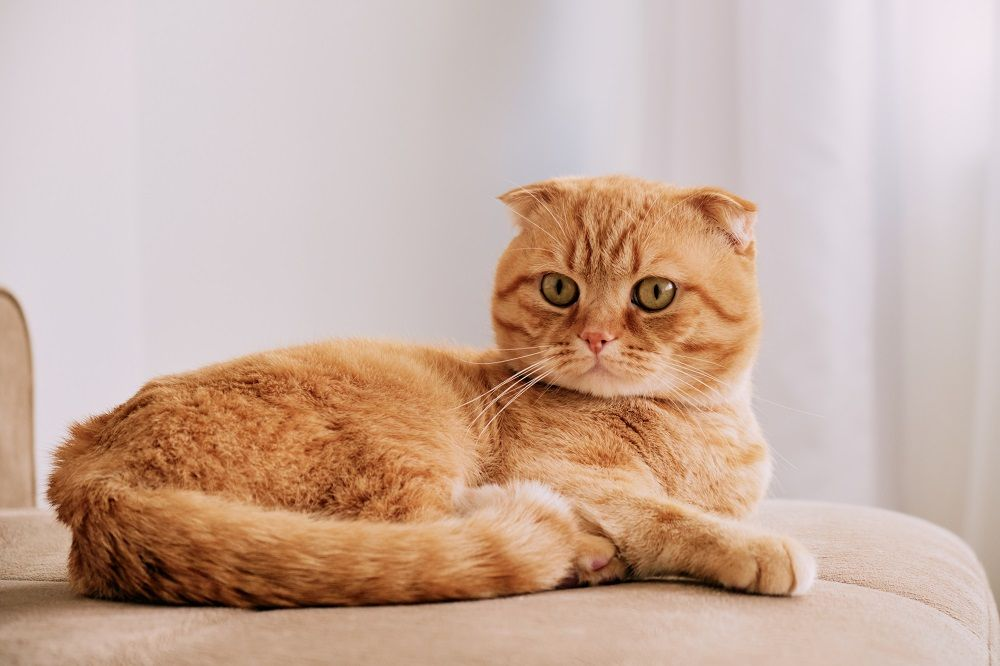
#> input picture kitten.jpg, 1000 x 666 px
$ python masking.py
#> lines starting #> are read from the running program, lines starting #| are printed output that depends on the picture; after the words box and inside, x2 and y2 are one past the last pixel; in counts of white or black regions, pixels touching at a corner belong together
import cv2 as cv
import numpy as np

# Masking
# It allows us to focus on certain parts of an image that we'd like to focus on

img = cv.imread("kitten.jpg")
#> img is the input picture: shape (666, 1000, 3); mean B, G, R 160.3, 174.6, 201.5
cv.imshow('Kitten', img)

blank = np.zeros(img.shape[:2], dtype='uint8')      # img.shape[:2] => give the height and width of image
# The dimensions of the mask have to be the same size as that of the image
# otherwise it doesn't work
cv.imshow("Blank Image", blank)

# draw a circle over this blank image and we're gonna call it mask
mask = cv.circle(blank, (img.shape[1]//2 + 95, img.shape[0]//2 - 25 ), 100, 255, -1)
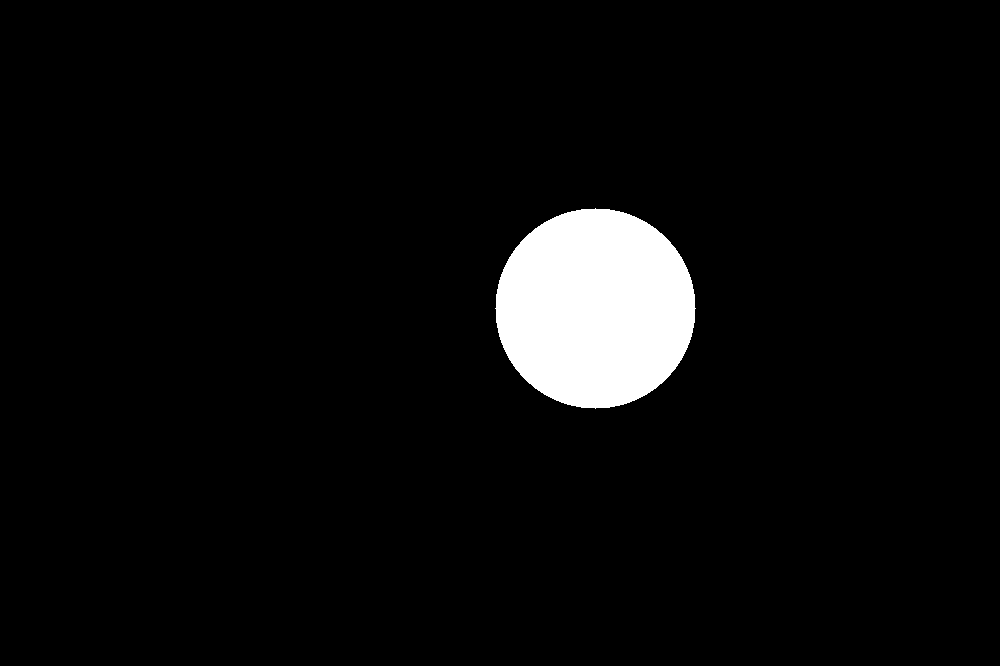
#> blank: shape (666, 1000); 4.7% white; 1 white region, box (x1, y1, x2, y2) and area: (495, 208, 696, 409) 31417
# color => 255 (binary)
cv.imshow("Mask", mask)

masked = cv.bitwise_and(img, img, mask = mask)      # RHS mask=> the circle image on blank
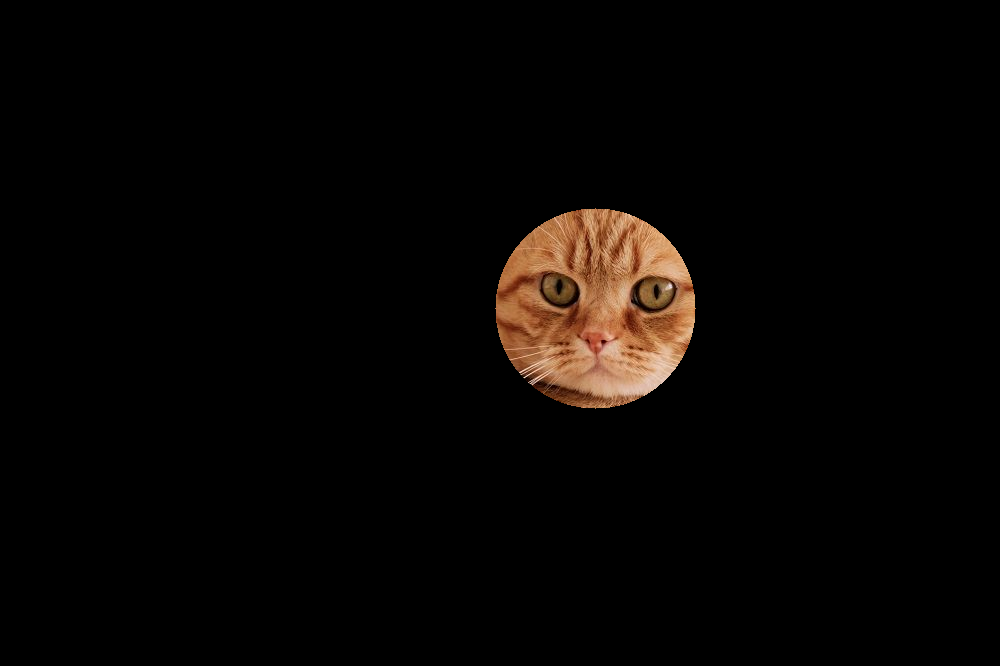
#> masked: shape (666, 1000, 3); mean B, G, R 3.5, 5.3, 8.1
cv.imshow("Masked Image", masked)                   # finding the intersection


cv.waitKey(0)

$ run again, with Boston.jpg copied over kitten.jpg
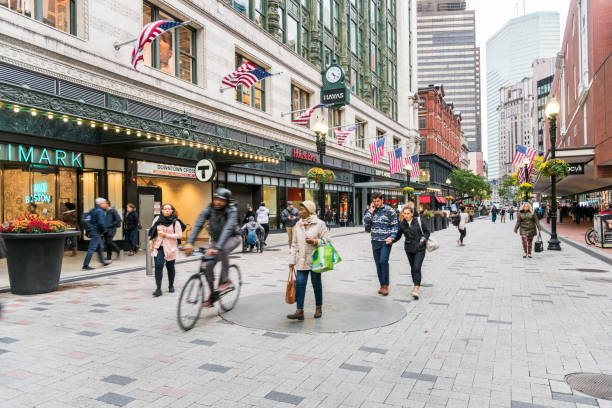
#> input picture Boston.jpg, 612 x 408 px
#> img is the input picture: shape (408, 612, 3); mean B, G, R 153.3, 159.1, 164.1
#> `mask = cv.circle(blank, (img.shape[1]//2 + 95, img.shape[0]//2 - 25 ),..`:
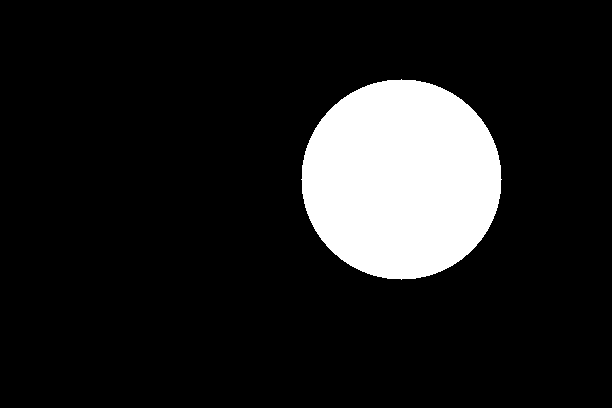
#> blank: shape (408, 612); 12.6% white; 1 white region, box (x1, y1, x2, y2) and area: (301, 79, 502, 280) 31417
#> `masked = cv.bitwise_and(img, img, mask = mask)`:
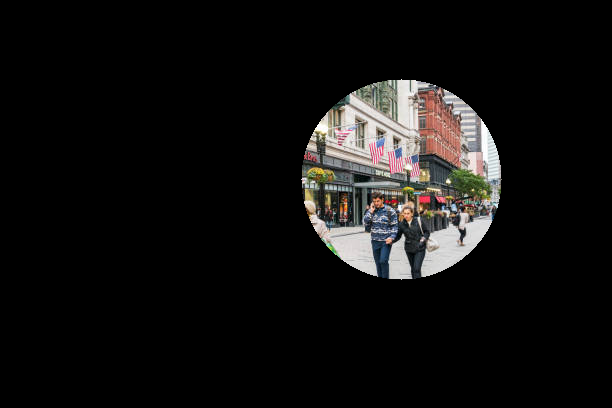
#> masked: shape (408, 612, 3); mean B, G, R 16.6, 17.4, 18.3

$ run again, with cat.jpg copied over kitten.jpg
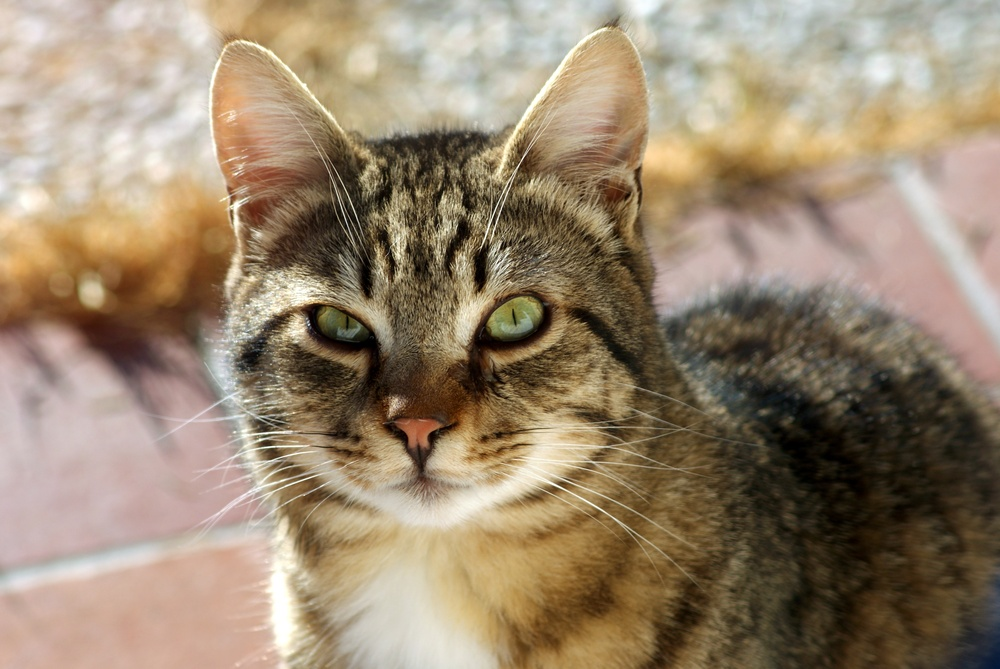
#> input picture cat.jpg, 1000 x 669 px, shrunk from 3872 x 2592 before the run
#> img is the input picture: shape (669, 1000, 3); mean B, G, R 111.8, 134.9, 152.8
#> blank: shape (669, 1000); 4.7% white; 1 white region, box (x1, y1, x2, y2) and area: (495, 209, 696, 410) 31417
#> `masked = cv.bitwise_and(img, img, mask = mask)`:
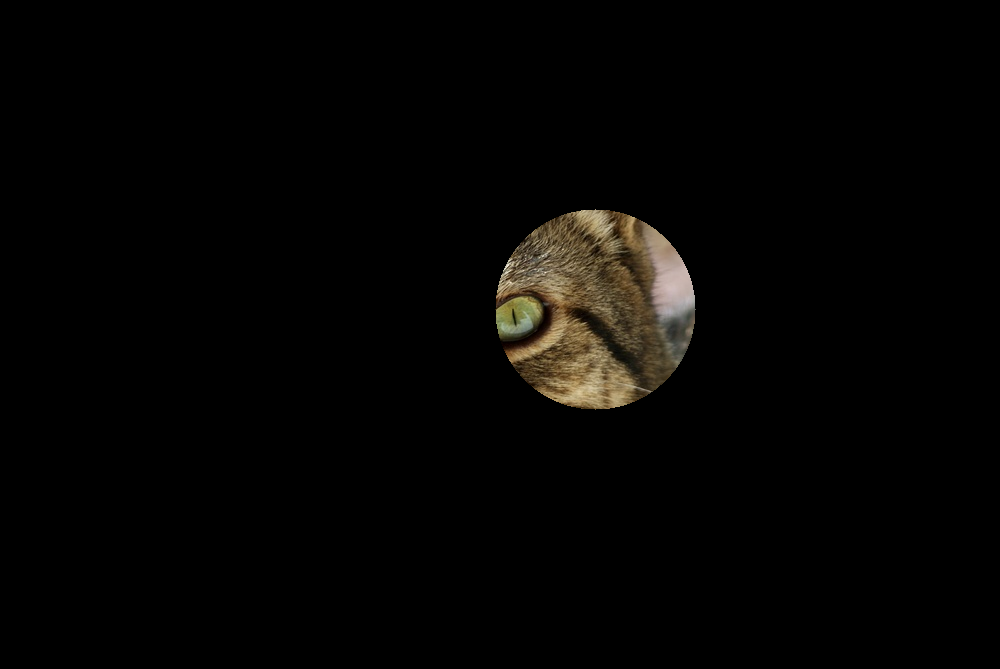
#> masked: shape (669, 1000, 3); mean B, G, R 3.2, 4.4, 5.2
